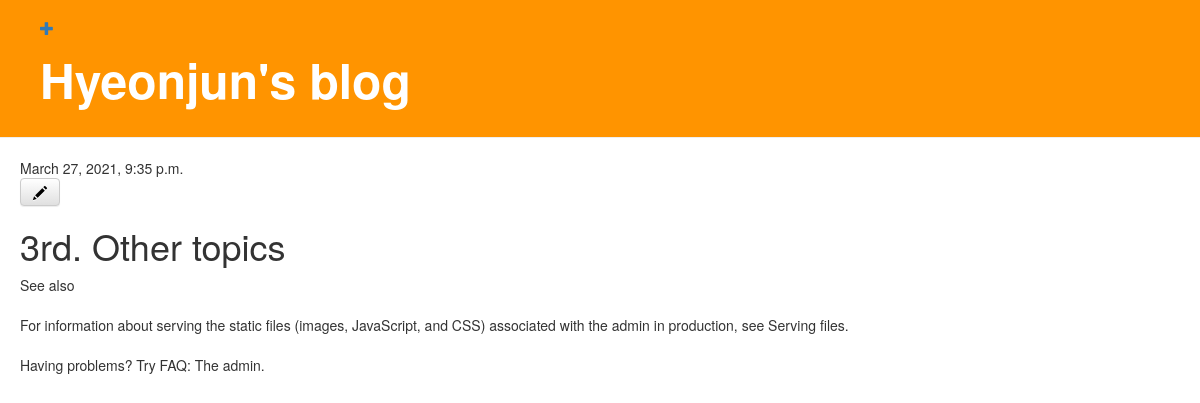
Screenshot of /post/3/ with the database file from the repository.
### blog/models.py (models this page shows, shortened)
class Post(models.Model):
    author = models.ForeignKey(settings.AUTH_USER_MODEL, on_delete=models.CASCADE)
    title = models.CharField(max_length=200)
    text = models.TextField()
    created_date = models.DateTimeField(default=timezone.now)
    published_date = models.DateTimeField(blank=True, null=True)

### blog/views.py (the view)
# urls.py: path('post/<int:pk>/', views.post_detail, name='post_detail'),
def post_detail(request, pk):
    post = get_object_or_404(Post, pk=pk)
    return render(request, 'blog/post_detail.html', {'post': post})

### blog/templates/blog/post_detail.html
{% extends 'blog/base.html' %}
{% block content %}
    <div class="post">
        {% if post.published_date %}
            <div class="date">
                {{ post.published_date }}
            </div>
        {% endif %}
        <a class="btn btn-default" href="{% url 'post_edit' pk=post.pk %}"><span class="glyphicon glyphicon-pencil"></span></a>
        <h1>{{ post.title }}</h1>
        <p>{{ post.text|linebreaksbr }}</p>
    </div>
{% endblock %}

### blog/static/css/blog.css (style rules this page uses)
.post { padding-left: 20px; }
.post a { color: black; }

### rows the page displays
Post: published_date "March 27, 2021, 9:35 p.m.", title "3rd. Other topics", text "See also For information about serving the static files (images, JavaScript, and CSS) associated with the admin in production, see Serving files. Having problems? Try FAQ: The admin."
